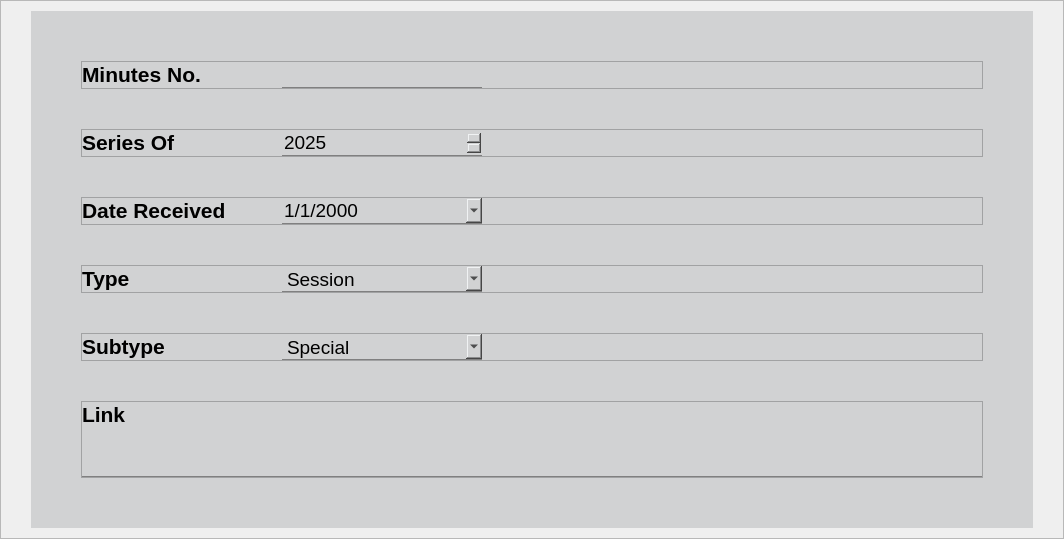
               <widget class="QFrame" name="frame">
                <property name="sizePolicy">
                 <sizepolicy hsizetype="Preferred" vsizetype="Expanding">
                  <horstretch>0</horstretch>
                  <verstretch>0</verstretch>
                 </sizepolicy>
                </property>
                <property name="styleSheet">
                 <string notr="true"/>
                </property>
                <property name="frameShape">
                 <enum>QFrame::Shape::StyledPanel</enum>
                </property>
                <property name="frameShadow">
                 <enum>QFrame::Shadow::Raised</enum>
                </property>
                <layout class="QGridLayout" name="gridLayout">
                 <property name="leftMargin">
                  <number>30</number>
                 </property>
                 <property name="topMargin">
                  <number>10</number>
                 </property>
                 <property name="rightMargin">
                  <number>30</number>
                 </property>
                 <property name="bottomMargin">
                  <number>10</number>
                 </property>
                 <property name="spacing">
                  <number>0</number>
                 </property>
                 <item row="0" column="0">
                  <widget class="QWidget" name="createNewField" native="true">
                   <property name="styleSheet">
                    <string notr="true">background-color: #d1d2d3;
color: black;</string>
                   </property>
                   <layout class="QVBoxLayout" name="verticalLayout_5">
                    <property name="spacing">
                     <number>40</number>
                    </property>
                    <property name="leftMargin">
                     <number>50</number>
                    </property>
                    <property name="topMargin">
                     <number>50</number>
                    </property>
                    <property name="rightMargin">
                     <number>50</number>
                    </property>
                    <property name="bottomMargin">
                     <number>50</number>
                    </property>
                    <item>
                     <widget class="QFrame" name="minNum">
                      <property name="frameShape">
                       <enum>QFrame::Shape::StyledPanel</enum>
                      </property>
                      <property name="frameShadow">
                       <enum>QFrame::Shadow::Raised</enum>
                      </property>
                      <layout class="QHBoxLayout" name="horizontalLayout_10">
                       <property name="spacing">
                        <number>0</number>
                       </property>
                       <property name="leftMargin">
                        <number>0</number>
                       </property>
                       <property name="topMargin">
                        <number>0</number>
                       </property>
                       <property name="rightMargin">
                        <number>0</number>
                       </property>
                       <property name="bottomMargin">
                        <number>0</number>
                       </property>
                       <item>
                        <widget class="QLabel" name="minNumLabel">
                         <property name="sizePolicy">
                          <sizepolicy hsizetype="Preferred" vsizetype="Fixed">
                           <horstretch>0</horstretch>
                           <verstretch>0</verstretch>
                          </sizepolicy>
                         </property>
                         <property name="minimumSize">
                          <size>
                           <width>200</width>
                           <height>0</height>
                          </size>
                         </property>
                         <property name="maximumSize">
                          <size>
                           <width>200</width>
                           <height>16777215</height>
                          </size>
                         </property>
                         <property name="font">
                          <font>
                           <pointsize>16</pointsize>
                           <fontweight>DemiBold</fontweight>
                          </font>
                         </property>
                         <property name="styleSheet">
                          <string notr="true">font-weight: 600;

</string>
                         </property>
                         <property name="text">
                          <string>Minutes No.</string>
                         </property>
                        </widget>
                       </item>
                       <item>
                        <widget class="QLineEdit" name="minNumInput">
                         <property name="minimumSize">
                          <size>
                           <width>200</width>
                           <height>0</height>
                          </size>
                         </property>
                         <property name="maximumSize">
                          <size>
                           <width>200</width>
                           <height>16777215</height>
                          </size>
                         </property>
                         <property name="font">
                          <font>
                           <pointsize>14</pointsize>
                           <underline>false</underline>
                           <strikeout>false</strikeout>
                          </font>
                         </property>
                         <property name="styleSheet">
                          <string notr="true">text-decoration: none;
border: none;
border-bottom: 1px solid gray;</string>
                         </property>
                        </widget>
                       </item>
                       <item>
                        <spacer name="horizontalSpacer_5">
                         <property name="orientation">
                          <enum>Qt::Orientation::Horizontal</enum>
                         </property>
                         <property name="sizeType">
                          <enum>QSizePolicy::Policy::Expanding</enum>
                         </property>
                         <property name="sizeHint" stdset="0">
                          <size>
                           <width>473</width>
                           <height>20</height>
                          </size>
                         </property>
                        </spacer>
                       </item>
                      </layout>
                     </widget>
                    </item>
                    <item>
                     <widget class="QFrame" name="series">
                      <property name="frameShape">
                       <enum>QFrame::Shape::StyledPanel</enum>
                      </property>
                      <property name="frameShadow">
                       <enum>QFrame::Shadow::Raised</enum>
                      </property>
                      <layout class="QHBoxLayout" name="horizontalLayout_9">
                       <property name="spacing">
                        <number>0</number>
                       </property>
                       <property name="leftMargin">
                        <number>0</number>
                       </property>
                       <property name="topMargin">
                        <number>0</number>
                       </property>
                       <property name="rightMargin">
                        <number>0</number>
                       </property>
                       <property name="bottomMargin">
                        <number>0</number>
                       </property>
                       <item>
                        <widget class="QLabel" name="seriesLabel">
                         <property name="sizePolicy">
                          <sizepolicy hsizetype="Preferred" vsizetype="Fixed">
                           <horstretch>0</horstretch>
                           <verstretch>0</verstretch>
                          </sizepolicy>
                         </property>
                         <property name="minimumSize">
                          <size>
                           <width>200</width>
                           <height>0</height>
                          </size>
                         </property>
                         <property name="maximumSize">
                          <size>
                           <width>200</width>
                           <height>16777215</height>
                          </size>
                         </property>
                         <property name="font">
                          <font>
                           <pointsize>16</pointsize>
                           <fontweight>DemiBold</fontweight>
                          </font>
                         </property>
                         <property name="styleSheet">
                          <string notr="true">font-weight: 600;

</string>
                         </property>
                         <property name="text">
                          <string>Series Of</string>
                         </property>
                        </widget>
                       </item>
                       <item>
                        <widget class="QDateEdit" name="seriesInput">
                         <property name="sizePolicy">
                          <sizepolicy hsizetype="Preferred" vsizetype="Fixed">
                           <horstretch>0</horstretch>
                           <verstretch>0</verstretch>
                          </sizepolicy>
                         </property>
                         <property name="minimumSize">
                          <size>
                           <width>200</width>
                           <height>0</height>
                          </size>
                         </property>
                         <property name="maximumSize">
                          <size>
                           <width>200</width>
                           <height>16777215</height>
                          </size>
                         </property>
                         <property name="font">
                          <font>
                           <pointsize>14</pointsize>
                           <underline>false</underline>
                           <strikeout>false</strikeout>
                          </font>
                         </property>
                         <property name="styleSheet">
                          <string notr="true">text-decoration: none;
border: none;
border-bottom: 1px solid gray;</string>
                         </property>
                         <property name="displayFormat">
                          <string>yyyy</string>
                         </property>
                         <property name="calendarPopup">
                          <bool>false</bool>
                         </property>
                         <property name="date">
                          <date>
                           <year>2025</year>
                           <month>5</month>
                           <day>8</day>
                          </date>
                         </property>
                        </widget>
                       </item>
                       <item>
                        <spacer name="horizontalSpacer_4">
                         <property name="orientation">
                          <enum>Qt::Orientation::Horizontal</enum>
                         </property>
                         <property name="sizeType">
                          <enum>QSizePolicy::Policy::Expanding</enum>
                         </property>
                         <property name="sizeHint" stdset="0">
                          <size>
                           <width>473</width>
                           <height>20</height>
                          </size>
                         </property>
                        </spacer>
                       </item>
                      </layout>
                     </widget>
                    </item>
                    <item>
                     <widget class="QFrame" name="date">
                      <property name="frameShape">
                       <enum>QFrame::Shape::StyledPanel</enum>
                      </property>
                      <property name="frameShadow">
                       <enum>QFrame::Shadow::Raised</enum>
                      </property>
                      <layout class="QHBoxLayout" name="horizontalLayout_7">
                       <property name="spacing">
                        <number>0</number>
                       </property>
                       <property name="leftMargin">
                        <number>0</number>
                       </property>
                       <property name="topMargin">
                        <number>0</number>
                       </property>
                       <property name="rightMargin">
                        <number>0</number>
                       </property>
                       <property name="bottomMargin">
                        <number>0</number>
                       </property>
                       <item>
                        <widget class="QLabel" name="dateLabel">
                         <property name="sizePolicy">
                          <sizepolicy hsizetype="Preferred" vsizetype="Fixed">
                           <horstretch>0</horstretch>
                           <verstretch>0</verstretch>
                          </sizepolicy>
                         </property>
                         <property name="minimumSize">
                          <size>
                           <width>200</width>
                           <height>0</height>
                          </size>
                         </property>
                         <property name="maximumSize">
                          <size>
                           <width>200</width>
                           <height>16777215</height>
                          </size>
                         </property>
                         <property name="font">
                          <font>
                           <pointsize>16</pointsize>
                           <fontweight>DemiBold</fontweight>
                          </font>
                         </property>
                         <property name="styleSheet">
                          <string notr="true">font-weight: 600;

</string>
                         </property>
                         <property name="text">
                          <string>Date Received</string>
                         </property>
                        </widget>
                       </item>
                       <item>
                        <widget class="QDateEdit" name="dateInput">
                         <property name="sizePolicy">
                          <sizepolicy hsizetype="Preferred" vsizetype="Fixed">
                           <horstretch>0</horstretch>
                           <verstretch>0</verstretch>
                          </sizepolicy>
                         </property>
                         <property name="minimumSize">
                          <size>
                           <width>200</width>
                           <height>0</height>
                          </size>
                         </property>
                         <property name="maximumSize">
                          <size>
                           <width>200</width>
                           <height>16777215</height>
                          </size>
                         </property>
                         <property name="font">
                          <font>
                           <pointsize>14</pointsize>
                           <underline>false</underline>
                           <strikeout>false</strikeout>
                          </font>
                         </property>
                         <property name="styleSheet">
                          <string notr="true">text-decoration: none;
border: none;
border-bottom: 1px solid gray;</string>
                         </property>
                         <property name="displayFormat">
                          <string>M/d/yyyy</string>
                         </property>
                         <property name="calendarPopup">
                          <bool>true</bool>
                         </property>
                        </widget>
                       </item>
                       <item>
                        <spacer name="horizontalSpacer_2">
                         <property name="orientation">
                          <enum>Qt::Orientation::Horizontal</enum>
                         </property>
                         <property name="sizeType">
                          <enum>QSizePolicy::Policy::Expanding</enum>
                         </property>
                         <property name="sizeHint" stdset="0">
                          <size>
                           <width>500</width>
                           <height>20</height>
                          </size>
                         </property>
                        </spacer>
                       </item>
                      </layout>
                     </widget>
                    </item>
                    <item>
                     <widget class="QFrame" name="type">
                      <property name="frameShape">
                       <enum>QFrame::Shape::StyledPanel</enum>
                      </property>
                      <property name="frameShadow">
                       <enum>QFrame::Shadow::Raised</enum>
                      </property>
                      <layout class="QHBoxLayout" name="horizontalLayout_35">
                       <property name="spacing">
                        <number>0</number>
                       </property>
                       <property name="leftMargin">
                        <number>0</number>
                       </property>
                       <property name="topMargin">
                        <number>0</number>
                       </property>
                       <property name="rightMargin">
                        <number>0</number>
                       </property>
                       <property name="bottomMargin">
                        <number>0</number>
                       </property>
                       <item>
                        <widget class="QLabel" name="typeLabel">
                         <property name="sizePolicy">
                          <sizepolicy hsizetype="Preferred" vsizetype="Fixed">
                           <horstretch>0</horstretch>
                           <verstretch>0</verstretch>
                          </sizepolicy>
                         </property>
                         <property name="minimumSize">
                          <size>
                           <width>200</width>
                           <height>0</height>
                          </size>
                         </property>
                         <property name="maximumSize">
                          <size>
                           <width>200</width>
                           <height>16777215</height>
                          </size>
                         </property>
                         <property name="font">
                          <font>
                           <pointsize>16</pointsize>
                           <fontweight>DemiBold</fontweight>
                          </font>
                         </property>
                         <property name="styleSheet">
                          <string notr="true">font-weight: 600;

</string>
                         </property>
                         <property name="text">
                          <string>Type</string>
                         </property>
                        </widget>
                       </item>
                       <item>
                        <widget class="QComboBox" name="typeInput">
                         <property name="minimumSize">
                          <size>
                           <width>200</width>
                           <height>0</height>
                          </size>
                         </property>
                         <property name="maximumSize">
                          <size>
                           <width>200</width>
                           <height>16777215</height>
                          </size>
                         </property>
                         <property name="font">
                          <font>
                           <pointsize>14</pointsize>
                           <underline>false</underline>
                           <strikeout>false</strikeout>
                          </font>
                         </property>
                         <property name="styleSheet">
                          <string notr="true">QComboBox{
	text-decoration: none;
	border: none;
	border-bottom: 1px solid gray;
}

QComboBox QAbstractItemView {
    background-color: #f0f0f0;  /* light gray background */
    color: #000000;             /* optional: text color */
}
</string>
                         </property>
                         <item>
                          <property name="text">
                           <string>Session</string>
                          </property>
                         </item>
                         <item>
                          <property name="text">
                           <string>Public Hearing</string>
                          </property>
                         </item>
                         <item>
                          <property name="text">
                           <string>Other</string>
                          </property>
                         </item>
                        </widget>
                       </item>
                       <item>
                        <spacer name="horizontalSpacer_30">
                         <property name="orientation">
                          <enum>Qt::Orientation::Horizontal</enum>
                         </property>
                         <property name="sizeHint" stdset="0">
                          <size>
                           <width>40</width>
                           <height>20</height>
                          </size>
                         </property>
                        </spacer>
                       </item>
                      </layout>
                     </widget>
                    </item>
                    <item>
                     <widget class="QFrame" name="subtype">
                      <property name="font">
                       <font>
                        <family>Arial Hebrew Scholar</family>
                        <pointsize>18</pointsize>
                       </font>
                      </property>
                      <property name="frameShape">
                       <enum>QFrame::Shape::StyledPanel</enum>
                      </property>
                      <property name="frameShadow">
                       <enum>QFrame::Shadow::Raised</enum>
                      </property>
                      <layout class="QHBoxLayout" name="horizontalLayout_31">
                       <property name="spacing">
                        <number>0</number>
                       </property>
                       <property name="leftMargin">
                        <number>0</number>
                       </property>
                       <property name="topMargin">
                        <number>0</number>
                       </property>
                       <property name="rightMargin">
                        <number>0</number>
                       </property>
                       <property name="bottomMargin">
                        <number>0</number>
                       </property>
                       <item>
                        <widget class="QLabel" name="subtypeLabel">
                         <property name="sizePolicy">
                          <sizepolicy hsizetype="Preferred" vsizetype="Fixed">
                           <horstretch>0</horstretch>
                           <verstretch>0</verstretch>
                          </sizepolicy>
                         </property>
                         <property name="minimumSize">
                          <size>
                           <width>200</width>
                           <height>0</height>
                          </size>
                         </property>
                         <property name="maximumSize">
                          <size>
                           <width>200</width>
                           <height>16777215</height>
                          </size>
                         </property>
                         <property name="font">
                          <font>
                           <pointsize>16</pointsize>
                           <fontweight>DemiBold</fontweight>
                          </font>
                         </property>
                         <property name="styleSheet">
                          <string notr="true">font-weight: 600;

</string>
                         </property>
                         <property name="text">
                          <string>Subtype</string>
                         </property>
                        </widget>
                       </item>
                       <item>
                        <widget class="QComboBox" name="subtypeInput">
                         <property name="minimumSize">
                          <size>
                           <width>200</width>
                           <height>0</height>
                          </size>
                         </property>
                         <property name="maximumSize">
                          <size>
                           <width>200</width>
                           <height>16777215</height>
                          </size>
                         </property>
                         <property name="font">
                          <font>
                           <pointsize>14</pointsize>
                           <underline>false</underline>
                           <strikeout>false</strikeout>
                          </font>
                         </property>
                         <property name="styleSheet">
                          <string notr="true">QComboBox{
	text-decoration: none;
	border: none;
	border-bottom: 1px solid gray;
}

QComboBox QAbstractItemView {
    background-color: #f0f0f0;  /* light gray background */
    color: #000000;             /* optional: text color */
}
</string>
                         </property>
                         <item>
                          <property name="text">
                           <string>Special</string>
                          </property>
                         </item>
                         <item>
                          <property name="text">
                           <string>Regular</string>
                          </property>
                         </item>
                         <item>
                          <property name="text">
                           <string>N/A</string>
                          </property>
                         </item>
                        </widget>
                       </item>
                       <item>
                        <spacer name="horizontalSpacer_26">
                         <property name="orientation">
                          <enum>Qt::Orientation::Horizontal</enum>
                         </property>
                         <property name="sizeHint" stdset="0">
                          <size>
                           <width>40</width>
                           <height>20</height>
                          </size>
                         </property>
                        </spacer>
                       </item>
                      </layout>
                     </widget>
                    </item>
                    <item>
                     <widget class="QFrame" name="link">
                      <property name="frameShape">
                       <enum>QFrame::Shape::StyledPanel</enum>
                      </property>
                      <property name="frameShadow">
                       <enum>QFrame::Shadow::Raised</enum>
                      </property>
                      <layout class="QVBoxLayout" name="verticalLayout_18">
                       <property name="spacing">
                        <number>10</number>
                       </property>
                       <property name="leftMargin">
                        <number>0</number>
                       </property>
                       <property name="topMargin">
                        <number>0</number>
                       </property>
                       <property name="rightMargin">
                        <number>0</number>
                       </property>
                       <property name="bottomMargin">
                        <number>0</number>
                       </property>
                       <item>
                        <widget class="QLabel" name="linkLabel">
                         <property name="sizePolicy">
                          <sizepolicy hsizetype="Fixed" vsizetype="Fixed">
                           <horstretch>0</horstretch>
                           <verstretch>0</verstretch>
                          </sizepolicy>
                         </property>
                         <property name="font">
                          <font>
                           <pointsize>16</pointsize>
                           <fontweight>DemiBold</fontweight>
                          </font>
                         </property>
                         <property name="styleSheet">
                          <string notr="true">font-weight: 600;

</string>
                         </property>
                         <property name="text">
                          <string>Link</string>
                         </property>
                        </widget>
                       </item>
                       <item>
                        <widget class="QTextEdit" name="linkInput">
                         <property name="sizePolicy">
                          <sizepolicy hsizetype="Expanding" vsizetype="Fixed">
                           <horstretch>0</horstretch>
                           <verstretch>0</verstretch>
                          </sizepolicy>
                         </property>
                         <property name="maximumSize">
                          <size>
                           <width>16777215</width>
                           <height>40</height>
                          </size>
                         </property>
                         <property name="font">
                          <font>
                           <pointsize>14</pointsize>
                           <underline>false</underline>
                           <strikeout>false</strikeout>
                          </font>
                         </property>
                         <property name="styleSheet">
                          <string notr="true">text-decoration: none;
border: none;
border-bottom: 1px solid gray;</string>
                         </property>
                        </widget>
                       </item>
                      </layout>
                     </widget>
                    </item>
                   </layout>
                  </widget>
                 </item>
                </layout>
               </widget>
